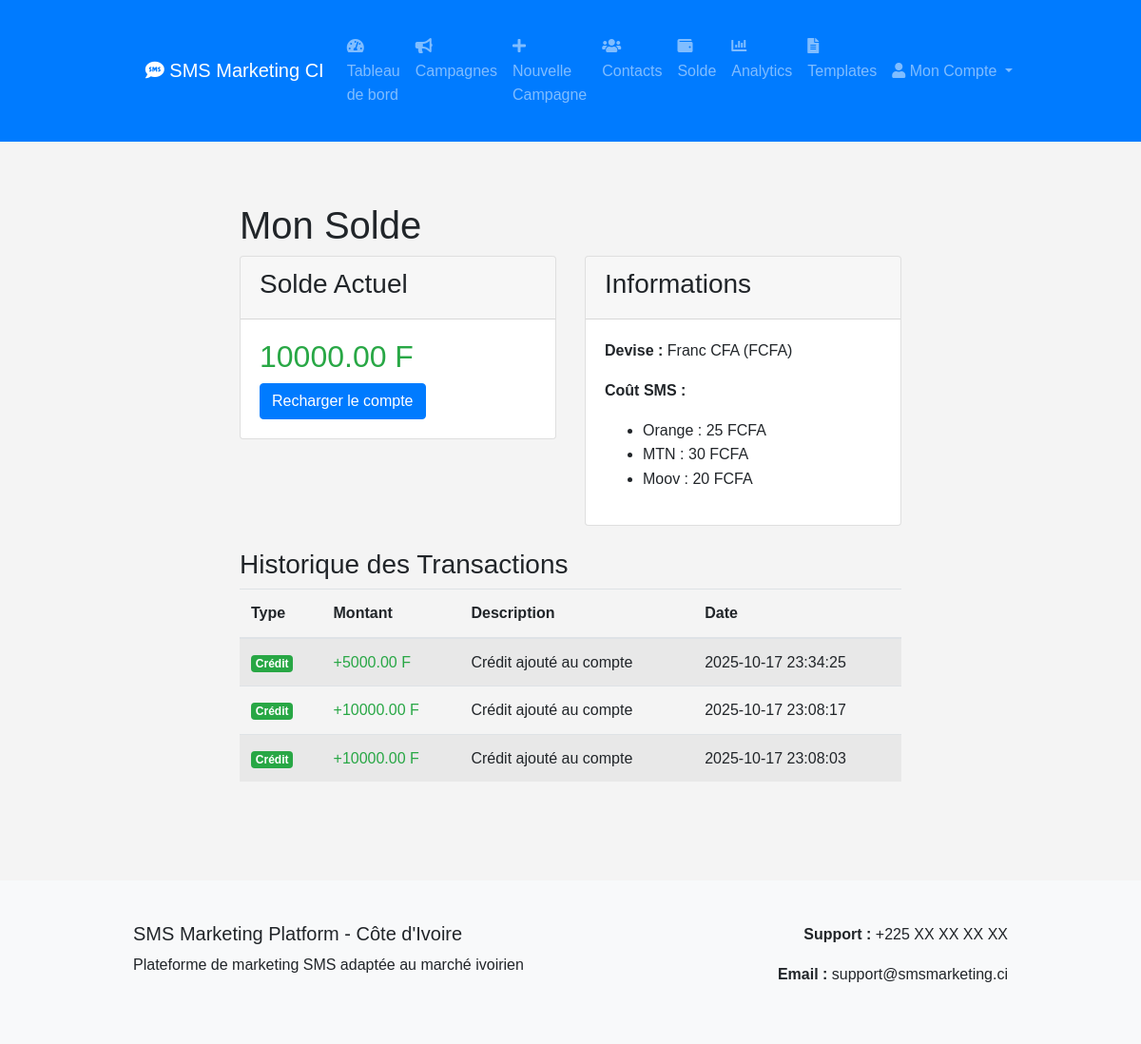
The page /balance (signed in) on the database its author committed.
### tables this page shows
CREATE TABLE user_balances (
                    id INTEGER PRIMARY KEY,
                    user_id INTEGER NOT NULL,
                    balance REAL DEFAULT 0,
                    currency TEXT DEFAULT 'FCFA',
                    last_updated TIMESTAMP DEFAULT CURRENT_TIMESTAMP,
                    FOREIGN KEY (user_id) REFERENCES users (id)
                );

CREATE TABLE transactions (
                    id INTEGER PRIMARY KEY,
                    user_id INTEGER NOT NULL,
                    transaction_type TEXT NOT NULL,
                    amount REAL NOT NULL,
                    currency TEXT DEFAULT 'FCFA',
                    description TEXT,
                    created_at TIMESTAMP DEFAULT CURRENT_TIMESTAMP,
                    FOREIGN KEY (user_id) REFERENCES users (id)
                );

### app.py (the view)
@app.route('/balance')
def balance():
    if 'user_id' not in session:
        return redirect(url_for('login'))
    platform = SMSMarketingPlatform()
    user_balance = platform.get_user_balance(session['user_id'])
    transactions = platform.get_user_transactions(session['user_id'], limit=20)
    return render_template('balance.html',
                         balance=user_balance,
                         currency=CURRENCY_SYMBOL,
                         transactions=transactions)

### sms_platform.py (called while the page is built)
    def initialize_sms_providers(self):
        import os
        orange_key = os.getenv('ORANGE_API_KEY')
        mtn_key = os.getenv('MTN_API_KEY')
        moov_key = os.getenv('MOOV_API_KEY')
        self.sms_manager = create_ivory_coast_sms_manager(
            orange_api_key=orange_key,
            mtn_api_key=mtn_key,
            moov_api_key=moov_key
        )

    def get_user_balance(self, user_id):
        self.cursor.execute('SELECT balance FROM user_balances WHERE user_id = ?', (user_id,))
        result = self.cursor.fetchone()
        return result[0] if result else 0

    def get_user_transactions(self, user_id, limit=50):
        self.cursor.execute('''
            SELECT transaction_type, amount, description, created_at
            FROM transactions
            WHERE user_id = ?
            ORDER BY created_at DESC
            LIMIT ?
        ''', (user_id, limit))
        return self.cursor.fetchall()

### sms_providers.py (called while the page is built)
def create_ivory_coast_sms_manager(orange_api_key: str = None,
                                  mtn_api_key: str = None,
                                  moov_api_key: str = None) -> SMSManager:
    manager = SMSManager()
    if orange_api_key:
        manager.add_provider('orange', OrangeSMS(orange_api_key))
    if mtn_api_key:
        manager.add_provider('mtn', MTNSMS(mtn_api_key))
    if moov_api_key:
        manager.add_provider('moov', MoovSMS(moov_api_key))
    if orange_api_key:
        manager.set_default_provider('orange')
    elif mtn_api_key:
        manager.set_default_provider('mtn')
    elif moov_api_key:
        manager.set_default_provider('moov')
    return manager

    def add_provider(self, name: str, provider: SMSProvider):
        self.providers[name] = provider
        if not self.default_provider:
            self.default_provider = name

    def set_default_provider(self, name: str):
        if name in self.providers:
            self.default_provider = name

### templates/balance.html
{% extends "base.html" %}
{% block content %}
<div class="container">
    <h1>Mon Solde</h1>
    <div class="row">
        <div class="col-md-6">
            <div class="card">
                <div class="card-header">
                    <h3>Solde Actuel</h3>
                </div>
                <div class="card-body">
                    <h2 class="text-success">{{ "%.2f"|format(balance) }} {{ currency }}</h2>
                    <a href="{{ url_for('add_balance') }}" class="btn btn-primary">Recharger le compte</a>
                </div>
            </div>
        </div>
        <div class="col-md-6">
            <div class="card">
                <div class="card-header">
                    <h3>Informations</h3>
                </div>
                <div class="card-body">
                    <p><strong>Devise :</strong> Franc CFA (FCFA)</p>
                    <p><strong>Coût SMS :</strong></p>
                    <ul>
                        <li>Orange : 25 FCFA</li>
                        <li>MTN : 30 FCFA</li>
                        <li>Moov : 20 FCFA</li>
                    </ul>
                </div>
            </div>
        </div>
    </div>
    <div class="row mt-4">
        <div class="col-12">
            <h3>Historique des Transactions</h3>
            <div class="table-responsive">
                <table class="table table-striped">
                    <thead>
                        <tr>
                            <th>Type</th>
                            <th>Montant</th>
                            <th>Description</th>
                            <th>Date</th>
                        </tr>
                    </thead>
                    <tbody>
                        {% for transaction in transactions %}
                        <tr>
                            <td>
                                {% if transaction[0] == 'BALANCE_ADDED' %}
                                    <span class="badge badge-success">Crédit</span>
                                {% elif transaction[0] == 'SMS_SENT' %}
                                    <span class="badge badge-info">SMS</span>
                                {% else %}
                                    <span class="badge badge-secondary">{{ transaction[0] }}</span>
                                {% endif %}
                            </td>
                            <td>
                                {% if transaction[0] == 'BALANCE_ADDED' %}
                                    <span class="text-success">+{{ "%.2f"|format(transaction[1]) }} {{ currency }}</span>
                                {% else %}
                                    <span class="text-danger">-{{ "%.2f"|format(transaction[1]) }} {{ currency }}</span>
                                {% endif %}
                            </td>
                            <td>{{ transaction[2] }}</td>
                            <td>{{ transaction[3][:19] }}</td>
                        </tr>
                        {% endfor %}
                    </tbody>
                </table>
            </div>
        </div>
    </div>
</div>
{% endblock %}

### static/css/style.css (style rules this page uses)
body { font-family: Arial, sans-serif; line-height: 1.6; margin: 0; padding: 0; background-color: #f4f4f4; }
.container { width: 80%; margin: auto; overflow: hidden; padding: 20px; }

### rows shown on the page
user_balances: balance "10000.00"
transactions: transaction_type "Crédit", amount "5000.00", currency "F"
transactions: transaction_type "Crédit", amount "10000.00", currency "F"
transactions: transaction_type "Crédit", amount "10000.00", currency "F"

### other values the page prints
{{ currency }} "F"
